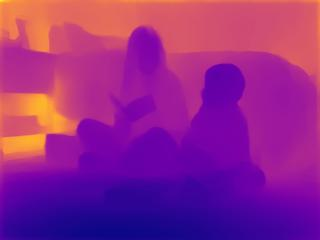

The script that drew this image:
import numpy as np
from tensorflow.keras.layers import Layer, InputSpec
import keras.utils.conv_utils as conv_utils
import tensorflow as tf
import tensorflow.keras.backend as K

from tensorflow.keras.models import load_model
import matplotlib.pyplot as plt
import gradio as gr
from huggingface_hub import from_pretrained_keras

from PIL import Image
import cv2

def depth_norm(x, maxDepth):
    return maxDepth / x


def predict(model, images, minDepth=10, maxDepth=1000, batch_size=2):
    # Support multiple RGBs, one RGB image, even grayscale
    if len(images.shape) < 3: images = np.stack((images, images, images), axis=2)
    if len(images.shape) < 4: images = images.reshape((1, images.shape[0], images.shape[1], images.shape[2]))
    # Compute predictions
    predictions = model.predict(images, batch_size=batch_size)
    # Put in expected range
    return np.clip(depth_norm(predictions, maxDepth=maxDepth), minDepth, maxDepth) / maxDepth


def load_images(image_files):
    loaded_images = []
    for file in image_files:
        x = np.clip(file.reshape(480, 640, 3) / 255, 0, 1)
        loaded_images.append(x)
    return np.stack(loaded_images, axis=0)



def normalize_data_format(value):
    if value is None:
        value = K.image_data_format()
    data_format = value.lower()
    if data_format not in {'channels_first', 'channels_last'}:
        raise ValueError('The `data_format` argument must be one of '
                         '"channels_first", "channels_last". Received: ' +
                         str(value))
    return data_format



class BilinearUpSampling2D(Layer):
    def __init__(self, size=(2, 2), data_format=None, **kwargs):
        super(BilinearUpSampling2D, self).__init__(**kwargs)
        self.data_format = normalize_data_format(data_format)
        self.size = conv_utils.normalize_tuple(size, 2, 'size')
        self.input_spec = InputSpec(ndim=4)

    def compute_output_shape(self, input_shape):
        if self.data_format == 'channels_first':
            height = self.size[0] * input_shape[2] if input_shape[2] is not None else None
            width = self.size[1] * input_shape[3] if input_shape[3] is not None else None
            return (input_shape[0],
                    input_shape[1],
                    height,
                    width)
        elif self.data_format == 'channels_last':
            height = self.size[0] * input_shape[1] if input_shape[1] is not None else None
            width = self.size[1] * input_shape[2] if input_shape[2] is not None else None
            return (input_shape[0],
                    height,
                    width,
                    input_shape[3])

    def call(self, inputs):
        input_shape = K.shape(inputs)
        if self.data_format == 'channels_first':
            height = self.size[0] * input_shape[2] if input_shape[2] is not None else None
            width = self.size[1] * input_shape[3] if input_shape[3] is not None else None
        elif self.data_format == 'channels_last':
            height = self.size[0] * input_shape[1] if input_shape[1] is not None else None
            width = self.size[1] * input_shape[2] if input_shape[2] is not None else None

        return tf.image.resize(inputs, [height, width], method=tf.image.ResizeMethod.BILINEAR)

    def get_config(self):
        config = {'size': self.size, 'data_format': self.data_format}
        base_config = super(BilinearUpSampling2D, self).get_config()
        return dict(list(base_config.items()) + list(config.items()))


custom_objects = {'BilinearUpSampling2D': BilinearUpSampling2D, 'depth_loss_function': None}
print('Loading model...')
model = from_pretrained_keras("keras-io/monocular-depth-estimation", custom_objects=custom_objects, compile=False)
print('Successfully loaded model...')

def infer(image):
    inputs = load_images([image])
    outputs = predict(model, inputs)
    plasma = plt.get_cmap('plasma')
    rescaled = outputs[0][:, :, 0]
    rescaled = rescaled - np.min(rescaled)
    rescaled = rescaled / np.max(rescaled)
    image_out = plasma(rescaled)[:, :, :3]
    return image_out

def getDepth(frame, params):
    img = cv2.cvtColor(frame, cv2.COLOR_BGR2RGB)
    img = np.asarray(img)
    depth = infer(img)
    depth = (depth*255).astype('uint8')
    depth = cv2.cvtColor(depth, cv2.COLOR_RGB2BGR)
    return depth
